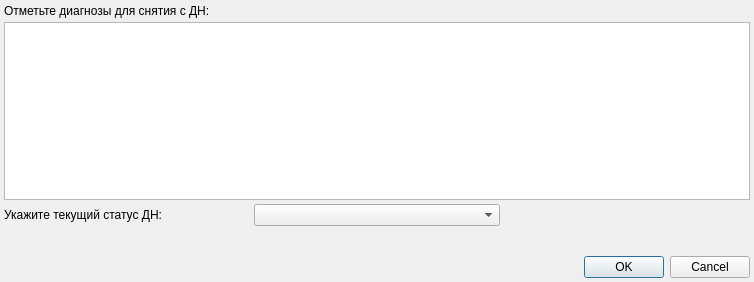
<?xml version="1.0" encoding="UTF-8"?>
<ui version="4.0">
 <class>SurveillanceRemoveAcute</class>
 <widget class="QDialog" name="SurveillanceRemoveAcute">
  <property name="geometry">
   <rect>
    <x>0</x>
    <y>0</y>
    <width>754</width>
    <height>282</height>
   </rect>
  </property>
  <property name="windowTitle">
   <string>Сервис ретроспективного снятия с ДН по острым заболеваниям и факторам</string>
  </property>
  <layout class="QGridLayout" name="gridLayout" columnstretch="0,0,0">
   <property name="leftMargin">
    <number>4</number>
   </property>
   <property name="topMargin">
    <number>4</number>
   </property>
   <property name="rightMargin">
    <number>4</number>
   </property>
   <property name="bottomMargin">
    <number>4</number>
   </property>
   <property name="spacing">
    <number>4</number>
   </property>
   <item row="4" column="0" colspan="3">
    <spacer name="verticalSpacer">
     <property name="orientation">
      <enum>Qt::Vertical</enum>
     </property>
     <property name="sizeHint" stdset="0">
      <size>
       <width>20</width>
       <height>40</height>
      </size>
     </property>
    </spacer>
   </item>
   <item row="0" column="0" colspan="3">
    <widget class="QLabel" name="lblDiagnosis">
     <property name="text">
      <string>Отметьте диагнозы для снятия с ДН:</string>
     </property>
    </widget>
   </item>
   <item row="5" column="0" colspan="3">
    <widget class="QDialogButtonBox" name="buttonBox">
     <property name="orientation">
      <enum>Qt::Horizontal</enum>
     </property>
     <property name="standardButtons">
      <set>QDialogButtonBox::Cancel|QDialogButtonBox::Ok</set>
     </property>
    </widget>
   </item>
   <item row="1" column="0" colspan="3">
    <widget class="CSurveillanceClientDiagnosisTableView" name="tblDiagnosis"/>
   </item>
   <item row="2" column="0" colspan="2">
    <layout class="QHBoxLayout" name="horizontalLayout">
     <item>
      <widget class="QLabel" name="label">
       <property name="text">
        <string>Укажите текущий статус ДН:</string>
       </property>
      </widget>
     </item>
     <item>
      <widget class="CRBComboBox" name="cmbDispanser"/>
     </item>
    </layout>
   </item>
  </layout>
 </widget>
 <customwidgets>
  <customwidget>
   <class>CRBComboBox</class>
   <extends>QComboBox</extends>
   <header>library/crbcombobox.h</header>
  </customwidget>
  <customwidget>
   <class>CSurveillanceClientDiagnosisTableView</class>
   <extends>QTableView</extends>
   <header>Surveillance/SurveillanceClientsTableView.h</header>
  </customwidget>
 </customwidgets>
 <resources/>
 <connections>
  <connection>
   <sender>buttonBox</sender>
   <signal>accepted()</signal>
   <receiver>SurveillanceRemoveAcute</receiver>
   <slot>accept()</slot>
   <hints>
    <hint type="sourcelabel">
     <x>248</x>
     <y>254</y>
    </hint>
    <hint type="destinationlabel">
     <x>157</x>
     <y>274</y>
    </hint>
   </hints>
  </connection>
  <connection>
   <sender>buttonBox</sender>
   <signal>rejected()</signal>
   <receiver>SurveillanceRemoveAcute</receiver>
   <slot>reject()</slot>
   <hints>
    <hint type="sourcelabel">
     <x>316</x>
     <y>260</y>
    </hint>
    <hint type="destinationlabel">
     <x>286</x>
     <y>274</y>
    </hint>
   </hints>
  </connection>
 </connections>
</ui>
